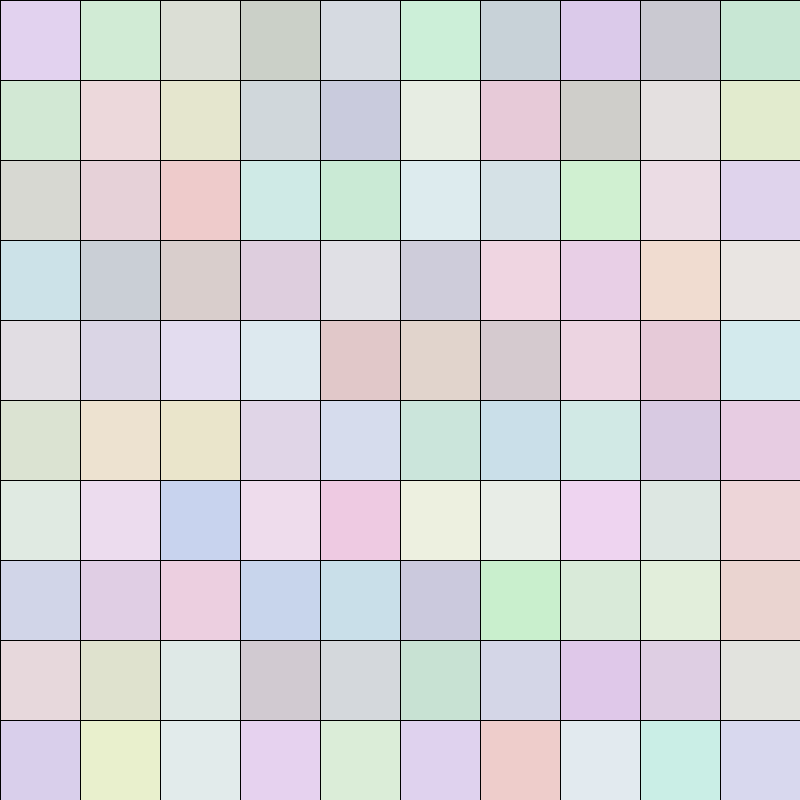
Frame 1 (no input)
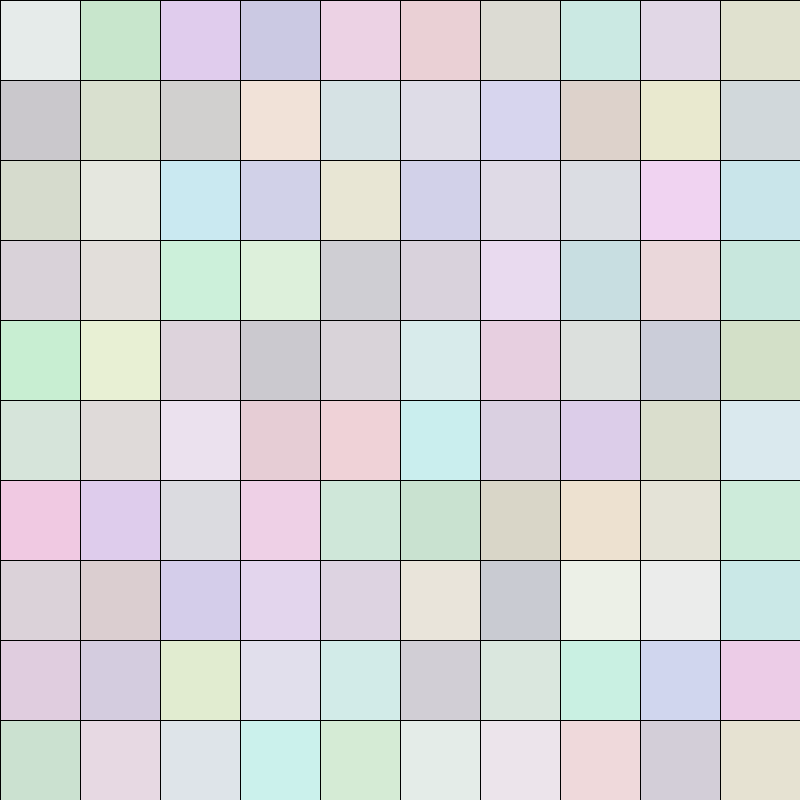
Frame 2 (the mouse pressed at the canvas centre, redrawn once)

The Processing sketch that drew these frames (run headless with seeded random() and noise(); the mouse was pressed at the canvas centre and the sketch redrawn once):

// Processing sketch: Art1
// ── Art1.pde
void setup(){

  size(800,800);
  background(220,220,200);
  
}

int d = 80;
float noise = noise(0.1);
float r,g,b;

void draw(){
  for(int j = 0; j < width/d ; j++){
  for(int i = 0; i < width/d ; i++){
    
    r = 200+random(0,75)*noise;
    g = 200+random(0,75)*noise;
    b = 200+random(0,75)*noise;
    
    println(r);
    
    fill(r,g,b);
    rect(i*d,j*d,d,d);
  
  }}

noLoop();
}
